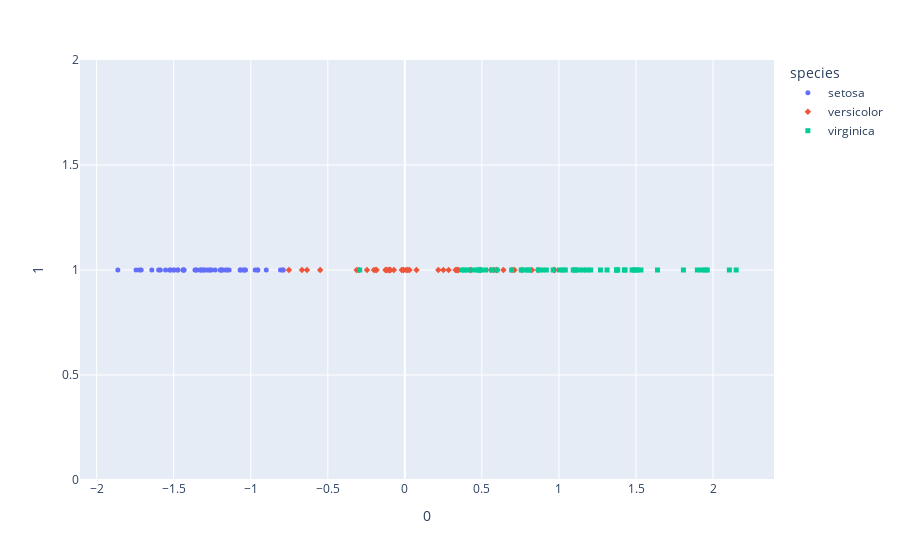

The code cell stored with this chart in its notebook:
### Code cell
trans3[1] = np.zeros_like(trans3[0]) + 1
fig = px.scatter(trans3, x=0, y=1, color='species', symbol='species')
fig.update_traces(marker=dict(size=5))
fig.show()

### Figure 1 — Plotly figure (JSON) as saved in the notebook; plotly's stock layout.template omitted (floating-point values rounded to 4 significant figures)
{"data": [{"hovertemplate": "species=setosa<br>0=%{x}<br>1=%{y}<extra></extra>", "legendgroup": "setosa", "marker": {"color": "#636efa", "symbol": "circle", "size": 5}, "mode": "markers", "name": "setosa", "orientation": "v", "showlegend": true, "x": [-1.265, -1.356, -1.524, -1.587, -1.349, -0.9547, -1.553, -1.327, -1.711, -1.434, -1.067, -1.473, -1.496, -1.863, -0.8071, -0.7902, -0.9547, -1.197, -0.791, -1.231, -1.034, -1.152, -1.642, -1.041, -1.473, -1.283, -1.192, -1.191, -1.18, -1.524, -1.44, -0.8994, -1.325, -1.049, -1.434, -1.305, -0.9716, -1.434, -1.722, -1.254, -1.271, -1.504, -1.744, -1.069, -1.163, -1.362, -1.298, -1.598, -1.14, -1.316], "xaxis": "x", "y": [1, 1, 1, 1, 1, 1, 1, 1, 1, 1, 1, 1, 1, 1, 1, 1, 1, 1, 1, 1, 1, 1, 1, 1, 1, 1, 1, 1, 1, 1, 1, 1, 1, 1, 1, 1, 1, 1, 1, 1, 1, 1, 1, 1, 1, 1, 1, 1, 1, 1], "yaxis": "y", "type": "scatter"}, {"hovertemplate": "species=versicolor<br>0=%{x}<br>1=%{y}<extra></extra>", "legendgroup": "versicolor", "marker": {"color": "#EF553B", "symbol": "diamond", "size": 5}, "mode": "markers", "name": "versicolor", "orientation": "v", "showlegend": true, "x": [0.9664, 0.5941, 0.9714, -0.1001, 0.7115, -0.008871, 0.5769, -0.7522, 0.6394, -0.2969, -0.6348, 0.2499, 0.07568, 0.3403, -0.09318, 0.7577, 0.03011, -0.1261, 0.558, -0.1833, 0.4293, 0.2842, 0.5981, 0.217, 0.4929, 0.6955, 0.8641, 0.9703, 0.3342, -0.1883, -0.2455, -0.3127, 0.008265, 0.4234, -0.1164, 0.3461, 0.8249, 0.4859, -0.1042, -0.1222, -0.2005, 0.3292, 0.01931, -0.6679, -0.07108, -0.09814, -0.01992, 0.3464, -0.5496, -0.008871], "xaxis": "x", "y": [1, 1, 1, 1, 1, 1, 1, 1, 1, 1, 1, 1, 1, 1, 1, 1, 1, 1, 1, 1, 1, 1, 1, 1, 1, 1, 1, 1, 1, 1, 1, 1, 1, 1, 1, 1, 1, 1, 1, 1, 1, 1, 1, 1, 1, 1, 1, 1, 1, 1], "yaxis": "y", "type": "scatter"}, {"hovertemplate": "species=virginica<br>0=%{x}<br>1=%{y}<extra></extra>", "legendgroup": "virginica", "marker": {"color": "#00cc96", "symbol": "square", "size": 5}, "mode": "markers", "name": "virginica", "orientation": "v", "showlegend": true, "x": [1.181, 0.4784, 1.532, 0.7555, 1.16, 1.898, -0.2931, 1.488, 1.093, 1.808, 1.003, 0.918, 1.312, 0.4945, 0.8032, 1.131, 0.8909, 1.95, 2.15, 0.4115, 1.498, 0.3881, 1.926, 0.7776, 1.206, 1.382, 0.6932, 0.5979, 1.041, 1.269, 1.639, 1.962, 1.108, 0.565, 0.3734, 2.106, 1.103, 0.8066, 0.5246, 1.374, 1.429, 1.509, 0.4784, 1.424, 1.474, 1.373, 0.8668, 1.025, 0.9628, 0.4514], "xaxis": "x", "y": [1, 1, 1, 1, 1, 1, 1, 1, 1, 1, 1, 1, 1, 1, 1, 1, 1, 1, 1, 1, 1, 1, 1, 1, 1, 1, 1, 1, 1, 1, 1, 1, 1, 1, 1, 1, 1, 1, 1, 1, 1, 1, 1, 1, 1, 1, 1, 1, 1, 1], "yaxis": "y", "type": "scatter"}], "layout": {"xaxis": {"anchor": "y", "domain": [0, 1], "title": {"text": "0"}, "type": "linear", "range": [-2.112, 2.4], "autorange": true}, "yaxis": {"anchor": "x", "domain": [0, 1], "title": {"text": "1"}, "type": "linear", "range": [0, 2], "autorange": true}, "legend": {"title": {"text": "species"}, "tracegroupgap": 0}, "margin": {"t": 60}, "autosize": true}}
